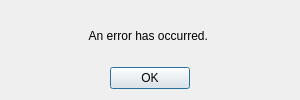
<?xml version="1.0" encoding="UTF-8"?>
<ui version="4.0">
 <class>ErrorDialog</class>
 <widget class="QDialog" name="ErrorDialog">
  <property name="geometry">
   <rect>
    <x>0</x>
    <y>0</y>
    <width>300</width>
    <height>100</height>
   </rect>
  </property>
  <property name="windowTitle">
   <string>Dialog</string>
  </property>
  <property name="sizeGripEnabled">
   <bool>false</bool>
  </property>
  <property name="modal">
   <bool>true</bool>
  </property>
  <layout class="QVBoxLayout" name="verticalLayout">
   <item>
    <widget class="QLabel" name="ErrorText">
     <property name="text">
      <string>An error has occurred. </string>
     </property>
     <property name="alignment">
      <set>Qt::AlignCenter</set>
     </property>
    </widget>
   </item>
   <item>
    <widget class="QDialogButtonBox" name="buttonBox">
     <property name="layoutDirection">
      <enum>Qt::LeftToRight</enum>
     </property>
     <property name="orientation">
      <enum>Qt::Horizontal</enum>
     </property>
     <property name="standardButtons">
      <set>QDialogButtonBox::Ok</set>
     </property>
     <property name="centerButtons">
      <bool>true</bool>
     </property>
    </widget>
   </item>
  </layout>
 </widget>
 <resources/>
 <connections>
  <connection>
   <sender>buttonBox</sender>
   <signal>clicked(QAbstractButton*)</signal>
   <receiver>ErrorDialog</receiver>
   <slot>close()</slot>
   <hints>
    <hint type="sourcelabel">
     <x>114</x>
     <y>86</y>
    </hint>
    <hint type="destinationlabel">
     <x>59</x>
     <y>53</y>
    </hint>
   </hints>
  </connection>
 </connections>
</ui>
